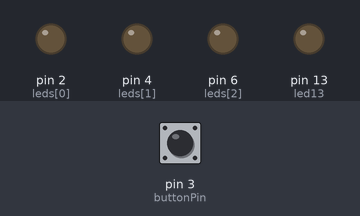
This sketch was run on a simulated Arduino Uno, built with avr-gcc and run on an emulated ATmega328P. Parts: output pins drawn as LEDs (lit = HIGH). Dashed ring = blinking. The inputs (shaded band) are chosen by the test bench; at power-on: pin 3 (buttonPin) HIGH.

Above: at 1.2 s.
1.3 s: pin 3 (buttonPin) pulled LOW for 0.15 s
At 2.4 s:
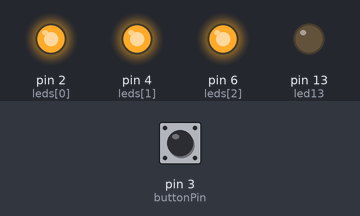
3.3 s: pin 3 (buttonPin) pulled LOW for 1 s
At 3.74 s:
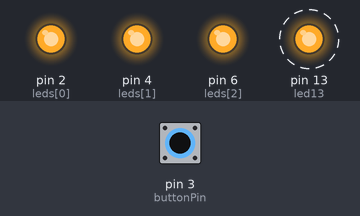
7.0 s: pin 3 (buttonPin) pulled LOW for 0.15 s
At 7.44 s:
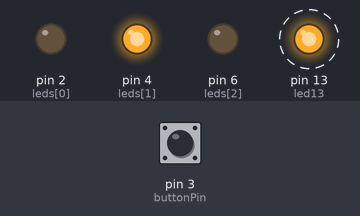
10.0 s: pin 3 (buttonPin) pulled LOW for 3.2 s
At 16.1 s:
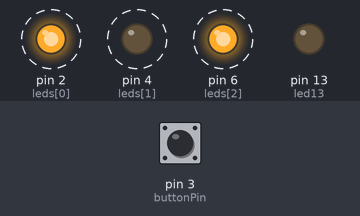
16.2 s: pin 3 (buttonPin) pulled LOW for 0.15 s
At 16.64 s:
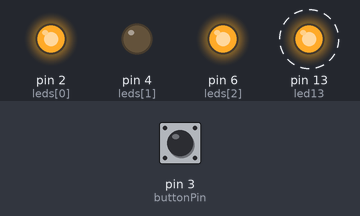
Timing chart, 0 to 20.3 s (numbered marks = the images above; inputs shaded):
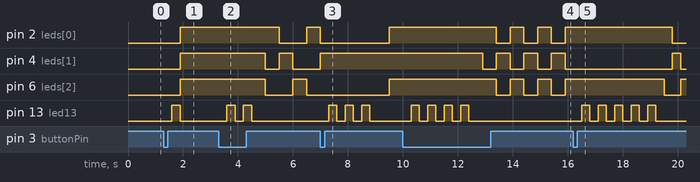

Measured:
- after the input at 1.3 s, pin 2 (leds[0]), pin 4 (leds[1]), pin 6 (leds[2]): LOW → HIGH after 0.60 s; pin 13 (led13): LOW → HIGH after 0.30 s, → LOW 0.30 s later
- after the input at 3.3 s, pin 2 (leds[0]): HIGH → LOW after 2.2 s, → HIGH 1.0 s later, → LOW 0.50 s later; pin 4 (leds[1]): HIGH → LOW after 1.7 s, → HIGH 0.50 s later, → LOW 0.50 s later, → HIGH 1.0 s later
- after the input at 7.0 s, pin 4 (leds[1]): stops changing and stays HIGH; pin 13 (led13): alternates HIGH for 0.30 s and LOW for 0.30 s, 6 changes in all, then stays LOW, starting after 0.30 s
- after the input at 10.0 s, pin 2 (leds[0]), pin 6 (leds[2]): alternates HIGH for 0.50 s and LOW for 0.50 s, starting after 3.4 s; pin 4 (leds[1]): alternates HIGH for 0.50 s and LOW for 0.50 s, starting after 2.9 s; pin 13 (led13): alternates HIGH for 0.30 s and LOW for 0.30 s, 8 changes in all, then stays LOW, starting after 0.30 s
- after the input at 16.2 s, pin 13 (led13): alternates HIGH for 0.30 s and LOW for 0.30 s, 10 changes in all, then stays LOW, starting after 0.30 s

The sketch:

1button_mix-builtin-port246.ino
```cpp
/*
  BUTTON + MODE SYSTEM (WITH MODE 0)

  Button (pin 3):
  - Each press cycles mode: 0 -> 1 -> ... -> 6 -> 0

  LED 13:
  - Blinks N times to indicate current mode

  LEDs 2,4,6:
  - Run MODE N continuously
*/

int buttonPin = 3;
int led13 = LED_BUILTIN;
int leds[3] = {2, 4, 6};

// Button
int lastButtonState = HIGH;

// Mode
int mode = 0;

// Indicator blink (LED 13)
bool blinking = false;
bool led13State = LOW;
int blinkTarget = 0;
int blinkDone = 0;

// LED 246 control
int stepIndex = 0;
int direction = 1;
bool ledState = LOW;

// Timing
unsigned long prevTime = 0;

void setup() {
  pinMode(buttonPin, INPUT_PULLUP);
  pinMode(led13, OUTPUT);
  for (int i = 0; i < 3; i++) pinMode(leds[i], OUTPUT);
}

void allOff246() {
  for (int i = 0; i < 3; i++) digitalWrite(leds[i], LOW);
}

void loop() {
  /* -------- BUTTON TO CHANGE MODE -------- */
  int buttonState = digitalRead(buttonPin);

  if (lastButtonState == HIGH && buttonState == LOW && !blinking) {
    mode++;
    if (mode > 6) mode = 0;

    // Prepare LED 13 blink
    blinkTarget = mode;
    blinkDone = 0;
    led13State = LOW;
    blinking = true;

    // Reset mode states
    stepIndex = 0;
    direction = 1;
    ledState = LOW;

    prevTime = millis();
    delay(200); // debounce
  }
  lastButtonState = buttonState;

  unsigned long now = millis();

  /* -------- LED 13 BLINK (MODE INDICATOR) -------- */
  if (blinking) {
    if (now - prevTime >= 300) {
      prevTime = now;
      led13State = !led13State;
      digitalWrite(led13, led13State);

      if (led13State == LOW) {
        blinkDone++;
        if (blinkDone >= blinkTarget) {
          digitalWrite(led13, LOW);
          blinking = false;
          prevTime = now;
        }
      }
    }
    return; // wait until blinking finished
  }

  /* -------- RUN MODE 246 CONTINUOUSLY -------- */

  // MODE 0: All OFF
  if (mode == 0) {
    allOff246();
  }

  // MODE 1: All ON
  else if (mode == 1) {
    for (int i = 0; i < 3; i++) digitalWrite(leds[i], HIGH);
  }

  // MODE 2: Chase
  else if (mode == 2 && now - prevTime >= 500) {
    prevTime = now;
    allOff246();
    digitalWrite(leds[stepIndex], HIGH);
    stepIndex = (stepIndex + 1) % 3;
  }

  // MODE 3: Blink all
  else if (mode == 3 && now - prevTime >= 700) {
    prevTime = now;
    ledState = !ledState;
    for (int i = 0; i < 3; i++) digitalWrite(leds[i], ledState);
  }

  // MODE 4: Alternate
  else if (mode == 4 && now - prevTime >= 500) {
    prevTime = now;
    ledState = !ledState;
    digitalWrite(leds[0], ledState);   // pin 2
    digitalWrite(leds[1], !ledState);  // pin 4
    digitalWrite(leds[2], ledState);   // pin 6
  }

  // MODE 5: Traffic
  else if (mode == 5 && now - prevTime >= 300) {
    prevTime = now;
    allOff246();
    digitalWrite(leds[stepIndex], HIGH);
    stepIndex = (stepIndex + 1) % 3;
  }

  // MODE 6: Continuous running
  else if (mode == 6 && now - prevTime >= 300) {
    prevTime = now;
    allOff246();
    digitalWrite(leds[stepIndex], HIGH);
    stepIndex += direction;

    if (stepIndex == 2 || stepIndex == 0) {
      direction = -direction;
    }
  }
}
```
